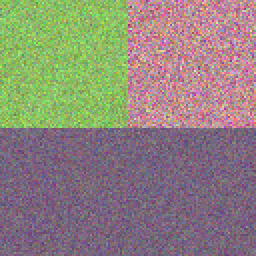
%> input picture EE-475-Image-Processing/ee475_hw5-Segmentation/figs/Gauss_rgb1.png, 128 x 128 px (shown 2 times larger)
$ octave q2_gauss.m   (GNU Octave 9; MATLAB toolbox functions it lacks are replaced by stand-ins)
%> lines starting %> are read from the running program, lines starting %| are printed output that depends on the picture; in (x1, y1, x2, y2) boxes, pixels count from 0 and x2, y2 are one past the last pixel; in counts of white or black regions, pixels touching at a corner belong together; the program's own positions count from 1
%% Region Growing for horse
%% initializing part
clear;clc;
load berkeley_horses.mat

% [5 lines of commented-out code are left out]

matrix_horse = double(imread('Gauss_rgb1.png')); % read image
figure();imshow(uint8(matrix_horse));title('Image');
[m,n,k]=size(matrix_horse);
%> m = 128; n = 128; k = 3
regioned_matrix=zeros(m,n);
%%
p_1_x=39;p_1_y=39;
new_added_2_1=[p_1_x p_1_y];
p_2_x=37;p_2_y=105; % yer
new_added_2_2=[p_2_x p_2_y];
p_3_x=98;p_3_y=62;
new_added_2_3=[p_3_x p_3_y];


value_1=round(255/3);value_2=round(255/3*2);value_3=round(255/3*3);
regioned_matrix(p_1_x,p_1_y)=value_1;
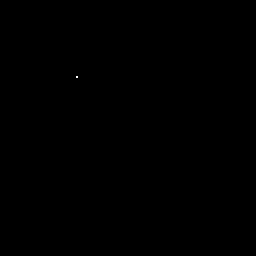
%> regioned_matrix: size 128x128 double (shown 2 times larger); values 0 (black) and 85 (white), 0.01% white in thin lines or dots, all inside (x1, y1, x2, y2) = (38, 38, 39, 39)
regioned_matrix(p_2_x,p_2_y)=value_2;
%> regioned_matrix: size 128x128 double; 0.01% of pixels changed, all inside (x1, y1, x2, y2) = (104, 36, 105, 37)
regioned_matrix(p_3_x,p_3_y)=value_3;
%> regioned_matrix: size 128x128 double; min 0, max 255, mean 0

%figure();imshow(uint8(regioned_matrix));title('Regioned matrix');
c_1=zeros(1,3);
c_2=zeros(1,3);
c_3=zeros(1,3);

%% Growing Part
num_of_labeled_2=0;
num_of_labeled_1=1;
Th=-5;
delta_Th=10;
tempp_1=1;
tempp_2=2;
while sum(regioned_matrix(:)==0)
    tempp_1=regioned_matrix;

    Th=Th+delta_Th;
    disp(Th)
    main_controller=0;
    [new_added_2_1(:,1) new_added_2_1(:,2)]=find(regioned_matrix==value_1);
    [new_added_2_2(:,1) new_added_2_2(:,2)]=find(regioned_matrix==value_2);
    [new_added_2_3(:,1) new_added_2_3(:,2)]=find(regioned_matrix==value_3);


    while ~(isequal(new_added_2_1,[]) && isequal(new_added_2_2,[]) && isequal(new_added_2_3,[]) && main_controller==1)
        main_controller=1;
        num_of_labeled_1=sum(sum(regioned_matrix>0));

        %region-1 growing
        if ~isequal(new_added_2_1,[])
            value=value_1;
            x=new_added_2_1(:,1);
            y=new_added_2_1(:,2);
            [c_1(1), c_1(2), c_1(3)]=mean_function(matrix_horse,x,y);
            new_added_1_1=[];
            for i=1:length(x)
                if x(i)<m && x(i)>1 && y(i)<n && y(i)>1
                    for k=-1:1
                        for l=-1:1

                            if regioned_matrix(x(i)+k,y(i)+l)==0
                                point(1)=matrix_horse(x(i)+k,y(i)+l,1);
                                point(2)=matrix_horse(x(i)+k,y(i)+l,2);
                                point(3)=matrix_horse(x(i)+k,y(i)+l,3);
                                if norm(c_1-point)<Th
                                    regioned_matrix(x(i)+k,y(i)+l)=value;
                                    new_added_1_1=[new_added_1_1;x(i)+k y(i)+l];
                                end
                            end
                        end
                    end
                end
            end
        end
        new_added_2_1=new_added_1_1;


        %region-2 growing
        if ~isequal(new_added_2_2,[])
            value=value_2;
            x=new_added_2_2(:,1);
            y=new_added_2_2(:,2);

            [c_2(1), c_2(2), c_2(3)]=mean_function(matrix_horse,x,y);

            new_added_1_2=[];
            for i=1:length(x)
                if x(i)<m && x(i)>1 && y(i)<n && y(i)>1
                    for k=-1:1
                        for l=-1:1
                            if regioned_matrix(x(i)+k,y(i)+l)==0
                                point(1)=matrix_horse(x(i)+k,y(i)+l,1);
                                point(2)=matrix_horse(x(i)+k,y(i)+l,2);
                                point(3)=matrix_horse(x(i)+k,y(i)+l,3);
                                if norm(c_2-point)<Th
                                    regioned_matrix(x(i)+k,y(i)+l)=value;
                                    new_added_1_2=[new_added_1_2;x(i)+k y(i)+l];
                                end
                            end
                        end
                    end
                end
            end
        end
        new_added_2_2=new_added_1_2;
        %region-3 growing
        if ~isequal(new_added_2_3,[])
            value=value_3;
            x=new_added_2_3(:,1);
            y=new_added_2_3(:,2);
            [c_3(1), c_3(2), c_3(3)]=mean_function(matrix_horse,x,y);
            new_added_1_3=[];

            for i=1:length(x)
                if x(i)<m && x(i)>1 && y(i)<n && y(i)>1
                    for k=-1:1
                        for l=-1:1
                            if regioned_matrix(x(i)+k,y(i)+l)==0
                                point(1)=matrix_horse(x(i)+k,y(i)+l,1);
                                point(2)=matrix_horse(x(i)+k,y(i)+l,2);
                                point(3)=matrix_horse(x(i)+k,y(i)+l,3);
                                if norm(c_3-point)<Th-5
                                    regioned_matrix(x(i)+k,y(i)+l)=value;
                                    new_added_1_3=[new_added_1_3;x(i)+k y(i)+l];
                                end
                            end
                        end
                    end
                end
            end
        end
        new_added_2_3=new_added_1_3;
        num_of_labeled_2=sum(sum(regioned_matrix>0));

%         imshow(uint8(regioned_matrix))

    end
end
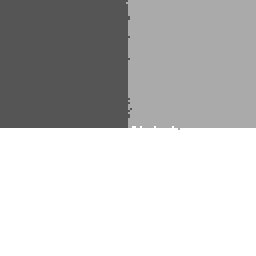
%> regioned_matrix: size 128x128 double (shown 2 times larger); min 85, max 255, mean 191.2
%> after the loop, c_1 = [140.4 189.9 100.1]; c_2 = [83 111 199.5]; c_3 = [120.1 99.94 124.8]; point = [99 73 216]; value = 170; x = [39; 21]; y = [76; 103]
figure();
imshow(uint8(regioned_matrix))
%%
%% mapleme
sol_ust=uint8(regioned_matrix==value_1);%solust
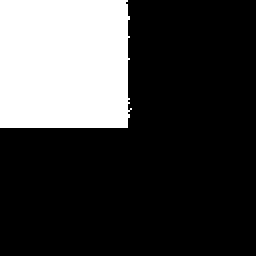
%> sol_ust: size 128x128 uint8 (shown 2 times larger); values 0 (black) and 1 (white), 25.1% white; 1 white region, box (x1, y1, x2, y2) and area: (0, 0, 66, 64) 4105
% figure();
% imshow(sol_ust,[]);

sag_ust=uint8(regioned_matrix==value_2);%sagust
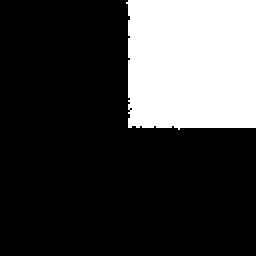
%> sag_ust: size 128x128 uint8 (shown 2 times larger); values 0 (black) and 1 (white), 24.9% white; 1 white region, box (x1, y1, x2, y2) and area: (63, 0, 128, 65) 4083
% figure();
% imshow(sag_ust,[]);

alt=uint8(regioned_matrix==value_3); %alt
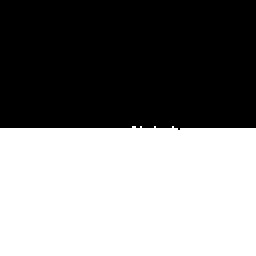
%> alt: size 128x128 uint8 (shown 2 times larger); values 0 (black) and 1 (white), 50% white; 1 black region, box (x1, y1, x2, y2) and area: (0, 0, 128, 65) 8188

my_result=255*double(sag_ust)+127*double(sol_ust);
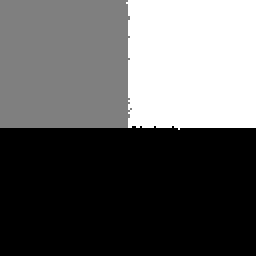
%> my_result: size 128x128 double (shown 2 times larger); min 0, max 255, mean 95.4
figure();
imshow(uint8(my_result));
%% real image
sol_ust_real=zeros(m,n);
sol_ust_real(1:m/2,1:n/2)=1;
%> sol_ust_real: size 128x128 double; values 0 (black) and 1 (white), 25% white; 1 white region, box (x1, y1, x2, y2) and area: (0, 0, 64, 64) 4096
% figure();
% imshow(sol_ust_real,[]);

sag_ust_real=zeros(m,n);
sag_ust_real(1:m/2,n/2+1:end)=1;
%> sag_ust_real: size 128x128 double; values 0 (black) and 1 (white), 25% white; 1 white region, box (x1, y1, x2, y2) and area: (64, 0, 128, 64) 4096
% figure();
% imshow(sag_ust_real,[]);

alt_real=zeros(m,n);
alt_real(m/2+1:end,:)=1;
%> alt_real: size 128x128 double; values 0 (black) and 1 (white), 50% white; 1 white region, box (x1, y1, x2, y2) and area: (0, 64, 128, 128) 8192
% figure();
% imshow(alt_real,[]);
my_result_real=255*double(sag_ust_real)+127*double(sol_ust_real);
imshow(uint8(my_result_real));
%% Goodness alt
alt_intersection=(alt_real+double(alt))>1;
%> alt_intersection: size 128x128 logical; 50% white; 1 white region, box (x1, y1, x2, y2) and area: (0, 64, 128, 128) 8191
alt_union=(alt_real+double(alt))>0;
%> alt_union: size 128x128 logical; 50% white; 1 black region, box (x1, y1, x2, y2) and area: (0, 0, 128, 64) 8187
goodness_alt=sum(sum(alt_intersection))/sum(sum(alt_union))
%> goodness_alt = 0.999
%% sol ust
sol_ust_intersection=(sol_ust_real+double(sol_ust))>1;
%> sol_ust_intersection: size 128x128 logical; 25% white; 1 white region, box (x1, y1, x2, y2) and area: (0, 0, 64, 64) 4095
sol_ust_union=(sol_ust_real+double(sol_ust))>0;
%> sol_ust_union: size 128x128 logical; 25.1% white; 1 white region, box (x1, y1, x2, y2) and area: (0, 0, 66, 64) 4106
goodness_sol_ust=sum(sum(sol_ust_intersection))/sum(sum(sol_ust_union))
%> goodness_sol_ust = 0.997
%% sag ust
sag_ust_intersection=(sag_ust_real+double(sag_ust))>1;
%> sag_ust_intersection: size 128x128 logical; 24.9% white; 1 white region, box (x1, y1, x2, y2) and area: (64, 0, 128, 64) 4081
sag_ust_union=(sag_ust_real+double(sag_ust))>0;
%> sag_ust_union: size 128x128 logical; 25% white; 1 white region, box (x1, y1, x2, y2) and area: (63, 0, 128, 65) 4098
goodness_sag_ust=sum(sum(sag_ust_intersection))/sum(sum(sag_ust_union))
%> goodness_sag_ust = 0.996


function [ans1, ans2, ans3] = mean_function(matrix_horse,x,y)
temp_1=zeros(1,length(x));
temp_2=zeros(1,length(x));
temp_3=zeros(1,length(x));
    for a=1:length(x)
        temp_1(a)=matrix_horse(x(a),y(a),1);
        temp_2(a)=matrix_horse(x(a),y(a),2);
        temp_3(a)=matrix_horse(x(a),y(a),3);
    end
ans1=mean(temp_1);
ans2=mean(temp_2);
ans3=mean(temp_3);
end
